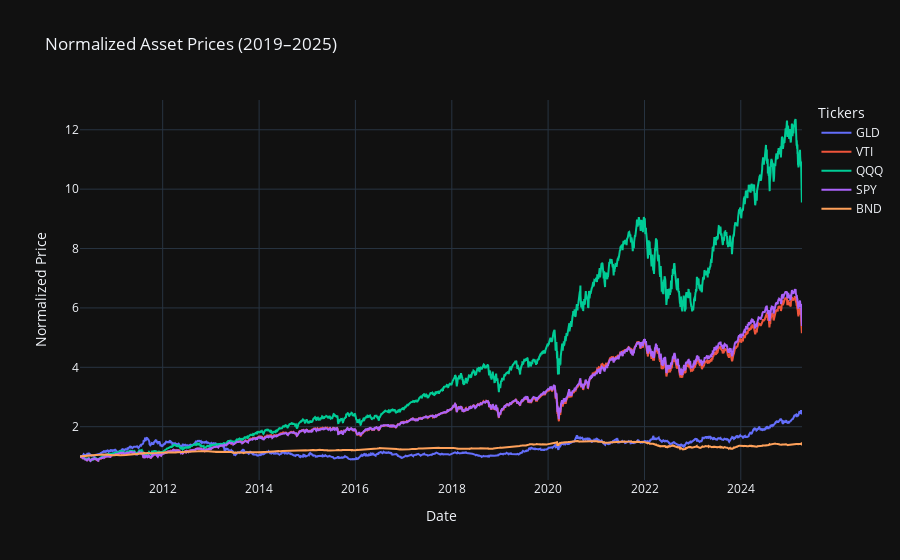

Write notebook code for a chart like this one.
### Markdown cell above
Plot normalized prices

### Code cell
normalized_prices = prices_df / prices_df.iloc[0]

fig = go.Figure()

for ticker in normalized_prices.columns:
    fig.add_trace(
        go.Scatter(
            x=normalized_prices.index,
            y=normalized_prices[ticker],
            mode="lines",
            name=ticker,
        )
    )

fig.update_layout(
    title="Normalized Asset Prices (2019–2025)",
    xaxis_title="Date",
    yaxis_title="Normalized Price",
    template="plotly_dark",
    legend_title="Tickers",
)
fig.show()

### Figure 1 — Plotly figure (JSON) as saved in the notebook; plotly's stock layout.template omitted (floating-point values rounded to 4 significant figures; data arrays with more than 128 entries replaced by an {"elided": "..."} marker saying what was removed)
{"data": [{"mode": "lines", "name": "GLD", "type": "scatter", "x": {"elided": "3772 str values"}, "y": {"elided": "3772 float values"}}, {"mode": "lines", "name": "VTI", "type": "scatter", "x": {"elided": "3772 str values"}, "y": {"elided": "3772 float values"}}, {"mode": "lines", "name": "QQQ", "type": "scatter", "x": {"elided": "3772 str values"}, "y": {"elided": "3772 float values"}}, {"mode": "lines", "name": "SPY", "type": "scatter", "x": {"elided": "3772 str values"}, "y": {"elided": "3772 float values"}}, {"mode": "lines", "name": "BND", "type": "scatter", "x": {"elided": "3772 str values"}, "y": {"elided": "3772 float values"}}], "layout": {"legend": {"title": {"text": "Tickers"}}, "title": {"text": "Normalized Asset Prices (2019–2025)"}, "xaxis": {"title": {"text": "Date"}}, "yaxis": {"title": {"text": "Normalized Price"}}}}
